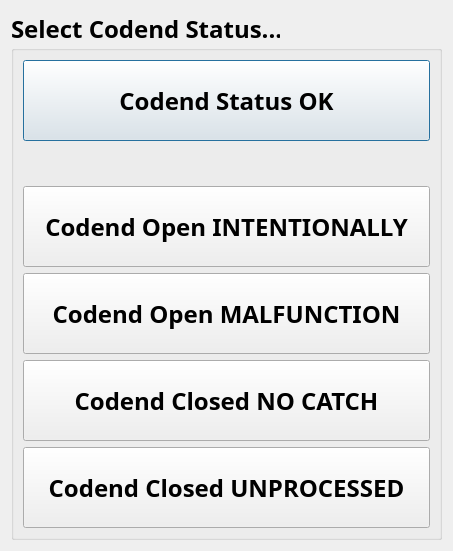
<?xml version="1.0" encoding="UTF-8"?>
<ui version="4.0">
 <class>codendStatusDlg</class>
 <widget class="QDialog" name="codendStatusDlg">
  <property name="geometry">
   <rect>
    <x>0</x>
    <y>0</y>
    <width>453</width>
    <height>551</height>
   </rect>
  </property>
  <property name="windowTitle">
   <string>Codend Status</string>
  </property>
  <layout class="QVBoxLayout" name="verticalLayout">
   <item>
    <widget class="QGroupBox" name="groupBox">
     <property name="font">
      <font>
       <family>Arial Black</family>
       <pointsize>18</pointsize>
       <weight>75</weight>
       <bold>true</bold>
      </font>
     </property>
     <property name="title">
      <string>Select Codend Status...</string>
     </property>
     <layout class="QVBoxLayout" name="verticalLayout_2">
      <item>
       <widget class="QPushButton" name="btn_5">
        <property name="minimumSize">
         <size>
          <width>0</width>
          <height>81</height>
         </size>
        </property>
        <property name="font">
         <font>
          <family>Arial Black</family>
          <pointsize>18</pointsize>
          <weight>75</weight>
          <bold>true</bold>
         </font>
        </property>
        <property name="text">
         <string>Codend Status OK</string>
        </property>
        <property name="checkable">
         <bool>true</bool>
        </property>
        <property name="autoExclusive">
         <bool>true</bool>
        </property>
       </widget>
      </item>
      <item>
       <spacer name="verticalSpacer">
        <property name="font">
         <font>
          <family>Arial Black</family>
          <pointsize>12</pointsize>
          <weight>75</weight>
          <bold>true</bold>
         </font>
        </property>
        <property name="orientation">
         <enum>Qt::Vertical</enum>
        </property>
        <property name="sizeHint" stdset="0">
         <size>
          <width>20</width>
          <height>40</height>
         </size>
        </property>
       </spacer>
      </item>
      <item>
       <widget class="QPushButton" name="btn_1">
        <property name="minimumSize">
         <size>
          <width>0</width>
          <height>81</height>
         </size>
        </property>
        <property name="font">
         <font>
          <family>Arial Black</family>
          <pointsize>18</pointsize>
          <weight>75</weight>
          <bold>true</bold>
         </font>
        </property>
        <property name="text">
         <string>Codend Open INTENTIONALLY</string>
        </property>
        <property name="checkable">
         <bool>true</bool>
        </property>
        <property name="autoExclusive">
         <bool>true</bool>
        </property>
       </widget>
      </item>
      <item>
       <widget class="QPushButton" name="btn_2">
        <property name="minimumSize">
         <size>
          <width>0</width>
          <height>81</height>
         </size>
        </property>
        <property name="font">
         <font>
          <family>Arial Black</family>
          <pointsize>18</pointsize>
          <weight>75</weight>
          <bold>true</bold>
         </font>
        </property>
        <property name="text">
         <string>Codend Open MALFUNCTION</string>
        </property>
        <property name="checkable">
         <bool>true</bool>
        </property>
        <property name="autoExclusive">
         <bool>true</bool>
        </property>
       </widget>
      </item>
      <item>
       <widget class="QPushButton" name="btn_3">
        <property name="minimumSize">
         <size>
          <width>0</width>
          <height>81</height>
         </size>
        </property>
        <property name="font">
         <font>
          <family>Arial Black</family>
          <pointsize>18</pointsize>
          <weight>75</weight>
          <bold>true</bold>
         </font>
        </property>
        <property name="text">
         <string>Codend Closed NO CATCH</string>
        </property>
        <property name="checkable">
         <bool>true</bool>
        </property>
        <property name="autoExclusive">
         <bool>true</bool>
        </property>
       </widget>
      </item>
      <item>
       <widget class="QPushButton" name="btn_4">
        <property name="minimumSize">
         <size>
          <width>0</width>
          <height>81</height>
         </size>
        </property>
        <property name="font">
         <font>
          <family>Arial Black</family>
          <pointsize>18</pointsize>
          <weight>75</weight>
          <bold>true</bold>
         </font>
        </property>
        <property name="text">
         <string>Codend Closed UNPROCESSED</string>
        </property>
        <property name="checkable">
         <bool>true</bool>
        </property>
        <property name="autoExclusive">
         <bool>true</bool>
        </property>
       </widget>
      </item>
     </layout>
    </widget>
   </item>
  </layout>
 </widget>
 <resources/>
 <connections/>
</ui>
